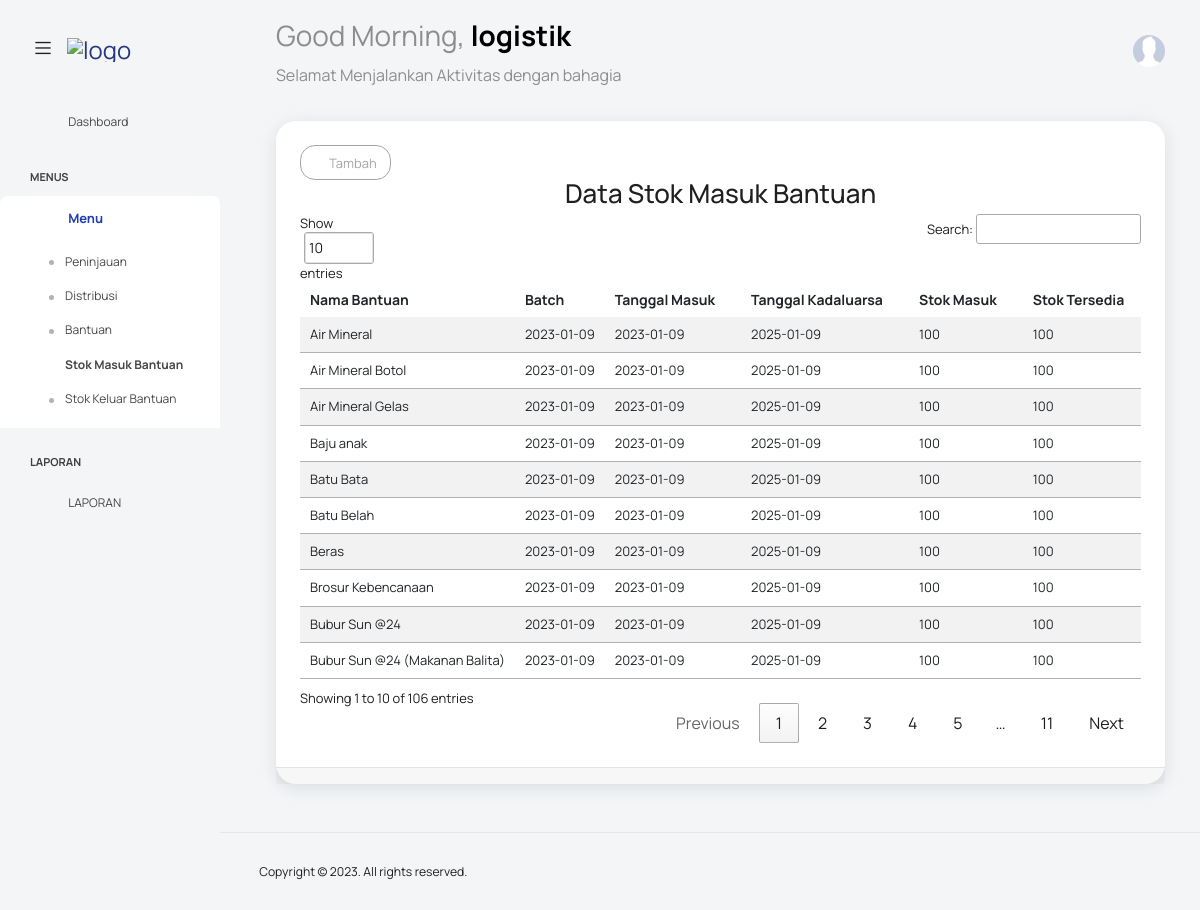
Before: /?stok_bantuan=stok_bantuan (signed in) with the older database file.
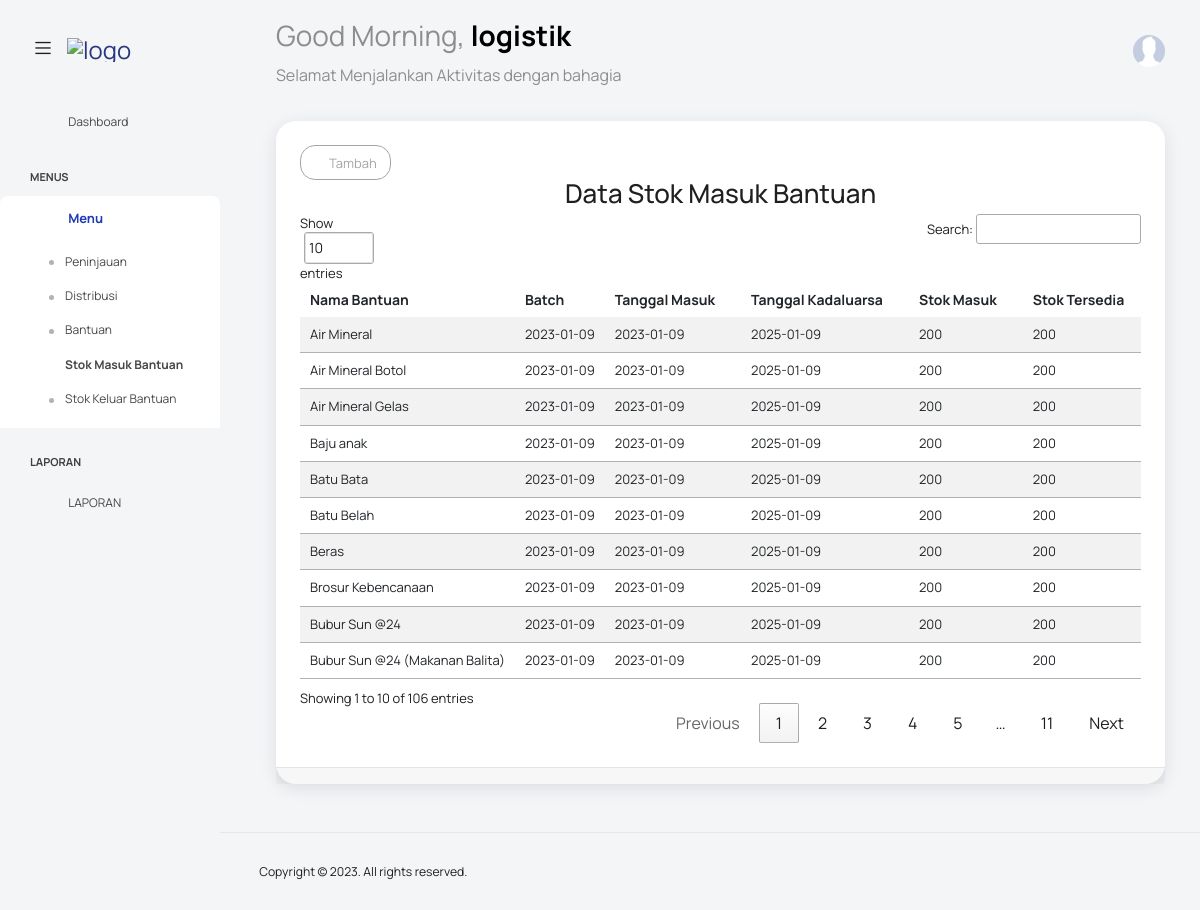
After: the same page with the newer database file.
### tables this page shows
CREATE TABLE `stok_bantuan` (
  `id_stok_bantuan` int(11) NOT NULL,
  `id_bantuan` int(11) DEFAULT NULL,
  `tanggal_masuk` date DEFAULT NULL,
  `tanggal_kadaluarsa` date DEFAULT NULL,
  `stok_masuk` int(11) DEFAULT NULL,
  `stok_tersedia` int(11) DEFAULT NULL,
  `batch` varchar(45) DEFAULT NULL,
  `satuan` varchar(45) DEFAULT NULL
);

CREATE TABLE `bantuan` (
  `id_bantuan` int(11) NOT NULL,
  `nama_bantuan` varchar(50) DEFAULT NULL,
  `kategori` varchar(20) DEFAULT NULL,
  `satuan` varchar(20) DEFAULT NULL,
  `stok` int(20) DEFAULT NULL
);

### config/config.php (called while the page is built, shortened)
<?php
class Config {
    public function UrlWeb(){
        $url = "http://localhost/pengaduan-bpbd";
        return $url;
    }
    public function TemplateAdmin($page){
        $url = $this->UrlWeb();
        include "views/partials/_header.php";
        include "views/partials/_navbar.php";
        include "views/partials/_sidebar.php";
        include $page;
        include "views/partials/_footer.php";
    }
}

### function.php (called while the page is built, shortened)
<?php
function Querybanyak($query){
    $mysqli = new mysqli("localhost","root","","pengaduan-bpbd");
    return $mysqli->query($query);
}

### views/stok_bantuan/stok_bantuan.php (the view, shortened to what this page needs)
<div class="main-panel">
  <div class="content-wrapper">
    <div class="row">
      <div class="col-lg-12 grid-margin stretch-card">
        <div class="card">
          <div class="card-body">
            <div class="row">
              <div class="col-lg-12">
                <a href="<?= $url ?>?stok_bantuan=add" class="btn btn-sm btn-outline-secondary">
                     <i class="mdi mdi-library-plus"></i>
                     Tambah
                   </a>
              </div>
              <div class="col-lg-12 text-center">
                <h2>Data Stok Masuk Bantuan </h2>
              </div>
            </div>
            <div class="table-responsive">
              <table id="myTable" class="table table-striped" >
                <thead>
                  <tr>
                    <th>Nama Bantuan</th>
                    <th>Batch</th>
                    <th>Tanggal Masuk</th>
                    <th>Tanggal Kadaluarsa</th>
                    <th>Stok Masuk</th>
                    <th>Stok Tersedia</th>
                  </tr>
                </thead>
                <tbody>
                  <?php
                   $stok_bantuans = Querybanyak("SELECT * FROM stok_bantuan LEFT JOIN bantuan ON stok_bantuan.id_bantuan = bantuan.id_bantuan ");
                   foreach ($stok_bantuans as $stok_bantuan) { ?>
                    <tr>
                      <td>
                        <?= $stok_bantuan['nama_bantuan'] ?>
                      </td>
                      <td>
                        <?= $stok_bantuan['batch'] ?>
                      </td>
                      <td>
                        <?= $stok_bantuan['tanggal_masuk'] ?>
                      </td>
                      <td>
                        <?= $stok_bantuan['tanggal_kadaluarsa'] ?>
                      </td>
                      <td>
                        <?= $stok_bantuan['stok_masuk'] ?>
                      </td>
                      <td>
                        <?= $stok_bantuan['stok_tersedia'] ?>
                      </td>
                    </tr>
                  <?php }
                   ?>
                </tbody>
              </table>
            </div>
          </div>
          <div class="card-footer">
          </div>
        </div>
      </div>
    </div>
  </div>

Changed rows visible on the page:
changed stok_bantuan "Batu Belah": stok_masuk "100" → "200"; stok_tersedia "100" → "200"
changed stok_bantuan "Batu Bata": stok_masuk "100" → "200"; stok_tersedia "100" → "200"
changed stok_bantuan "Baju anak": stok_masuk "100" → "200"; stok_tersedia "100" → "200"
changed stok_bantuan "Brosur Kebencanaan": stok_masuk "100" → "200"; stok_tersedia "100" → "200"
changed stok_bantuan "Air Mineral": stok_masuk "100" → "200"; stok_tersedia "100" → "200"
changed stok_bantuan "Air Mineral Botol": stok_masuk "100" → "200"; stok_tersedia "100" → "200"
changed stok_bantuan "Air Mineral Gelas": stok_masuk "100" → "200"; stok_tersedia "100" → "200"
changed stok_bantuan "Beras": stok_masuk "100" → "200"; stok_tersedia "100" → "200"
changed stok_bantuan "Bubur Sun @24": stok_masuk "100" → "200"; stok_tersedia "100" → "200"
changed stok_bantuan "Bubur Sun @24 (Makanan Balita)": stok_masuk "100" → "200"; stok_tersedia "100" → "200"
